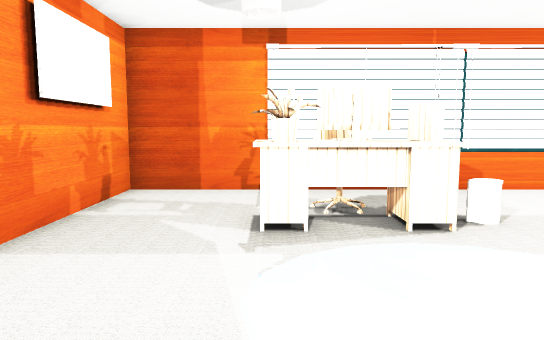
[1] (above)

19 first-person views from a walk through a Unity game level. The camera is 1.5 m above the floor, tilts 6° down and sees 70° across. The floor is counted in squares, 1 m on a side. Each view is taken from the middle of a square. On the plan, view 1 faces up. The plan holds only what a view shows up to about 17 squares ahead; the rest is blank. The place goes on beyond the plan. The player character is not drawn. Some animated figures are left out. Door leaves are left out, so doorways stand open. Some surface patterns are stand-ins.

[2]
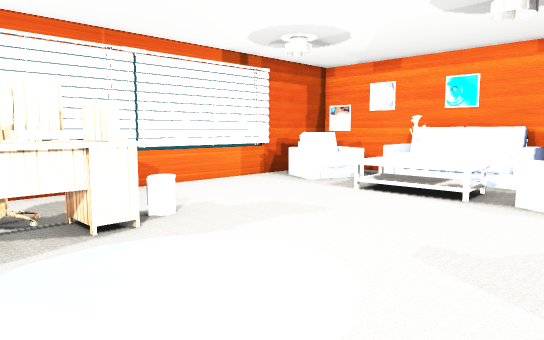

[3]
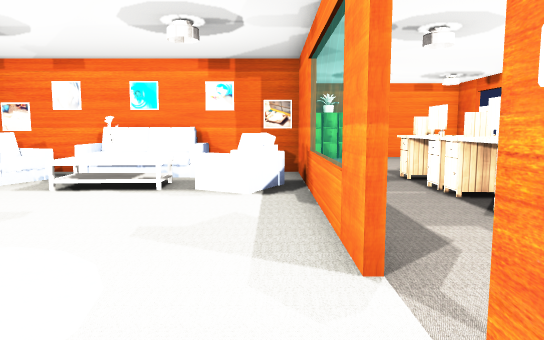

[4]
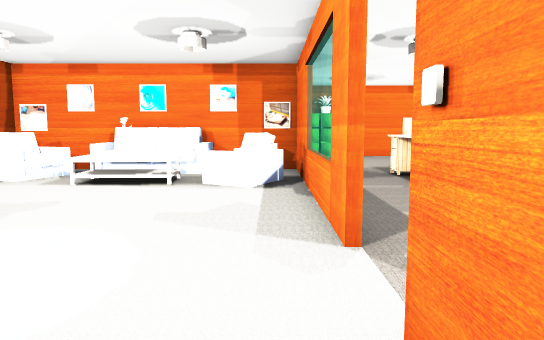

[5]
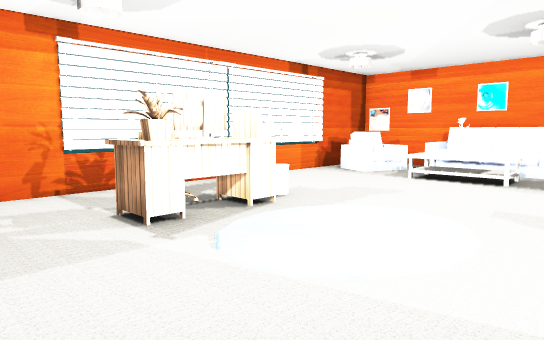

[6]
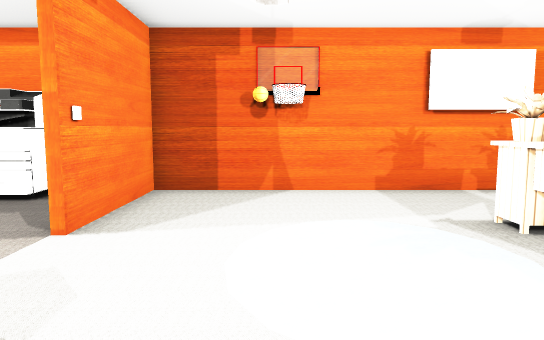

[7]
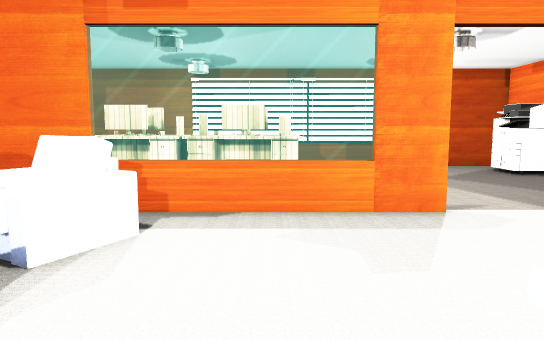

[8]
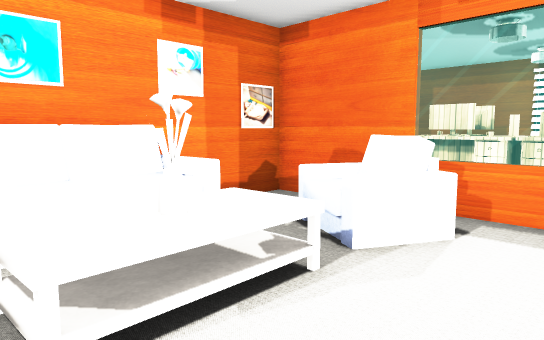

[9]
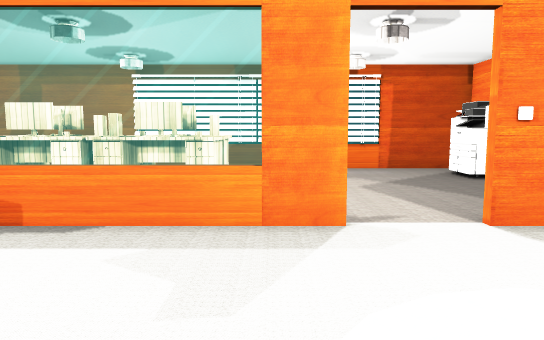

[10]
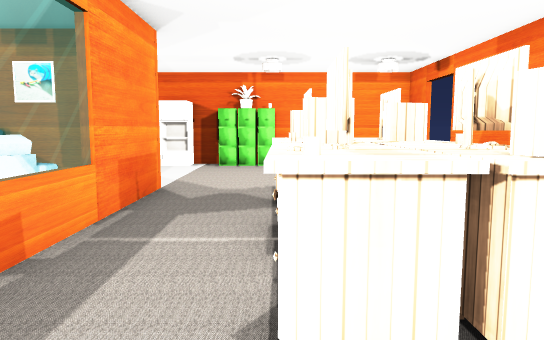

[11]
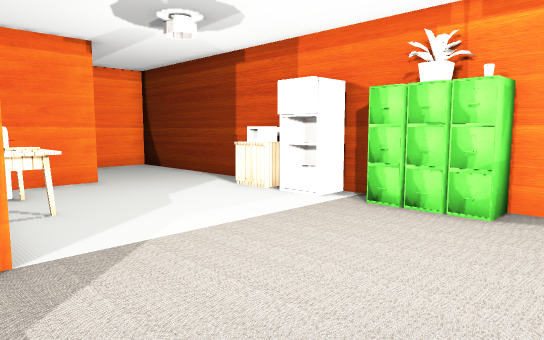

[12]
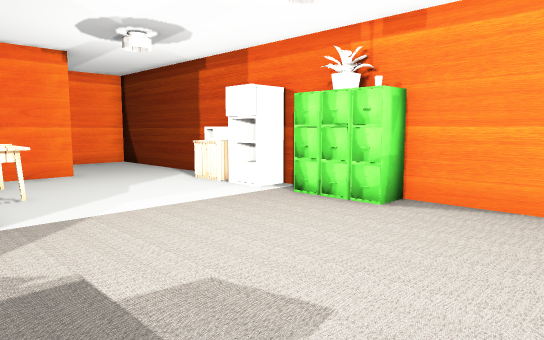

[13]
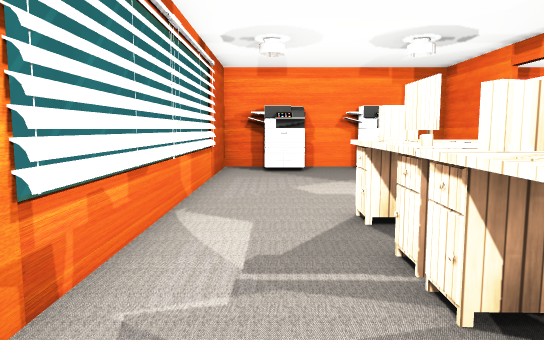

[14]
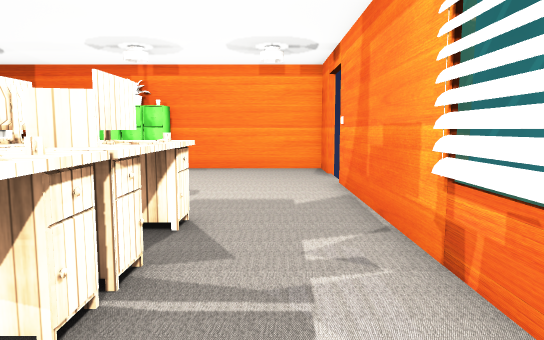

[15]
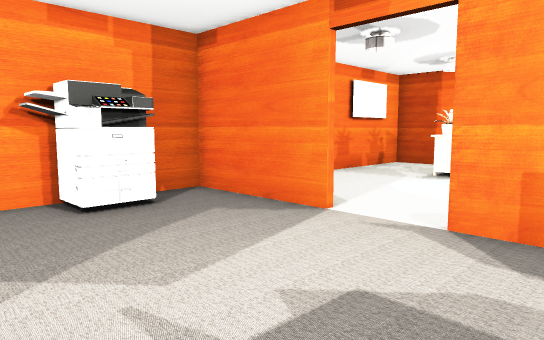

[16]
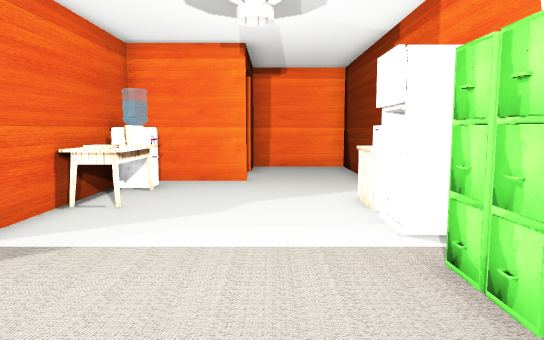

[17]
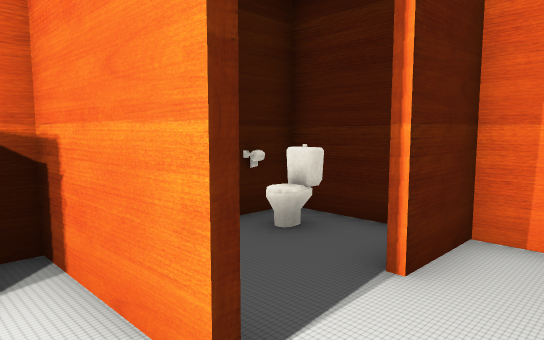

[18]
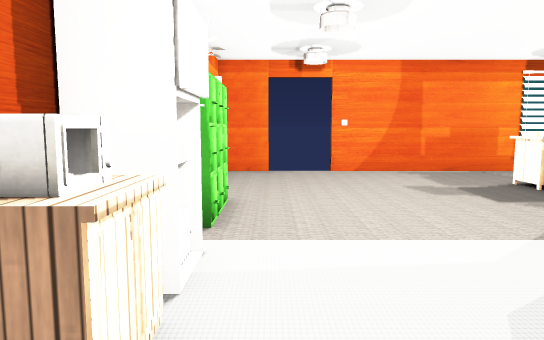

[19]
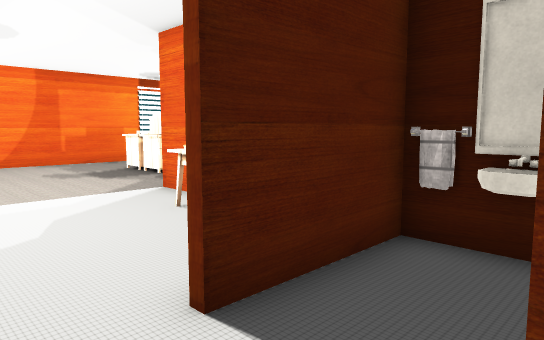

### Floor plan
Points are (right, up) in squares from view 1. A wall is a line through its corners. A room is listed if a view was taken in it or the views show most of it. See-through windows are left out.
Room 1 (views 1, 2, 3, 4, 5, 6, 7, 8, 9)
walls: (2.8, -0.9) (12.7, -0.9) (12.7, 1.6); (12.7, 3.4) (12.7, 9.6) (-3.5, 9.6) (-3.5, -0.9) (0.6, -0.9); (12.9, 5.5) (16.4, 5.5); (12.9, 6.6) (12.9, 3.4); (13, 6.3) (13, 5.8); (15, 9.6) (12.9, 9.6) (12.9, 8.2)
low walls: (8.5, 3.4) (8.4, 4.6)
ways out: open door at (1.5, -1) to room 2; open door at (16, 6.5) to room 2; gap at (3, 6)
objects: desk (0, 6) to (2, 8); armchair (8, 0) to (10, 2); armchair (9, 7) to (11, 9); sofa (11, 2) to (12, 6); toilet (14, 8) to (14, 9)
Room 2 (views 10, 11, 12, 13, 14, 15, 16, 17, 18, 19)
walls: (12.9, 1.5) (12.9, -1.1) (6.9, -1.1); (4.1, -1.1) (2.8, -1.1); (13.9, 4.6) (13.9, 3.8) (12.9, 3.8); (0.6, -1.1) (-3.5, -1.1) (-3.5, -2.6); (18, -9.9) (19.9, -9.9) (19.9, -0.6) (19, -0.6) (19, 0.6) (19.9, 0.6); (19.9, -0.4) (19.9, 9.6) (16.3, 9.6) (16.3, 7.6); (16.4, 5.3) (12.9, 5.3); (-3.5, -4.5) (-3.5, -6.8); (-3.5, -8.2) (-3.5, -9.9) (15.9, -9.9)
ways out: open door at (1.5, -1) to room 1; open door at (16, 6.5) to room 1; open door at (17, -10); open door at (19, 0)
objects: printer (-3, -8) to (-2, -7); printer (-3, -4) to (-2, -3); desk (5, -7) to (8, -6); desk (5, -5) to (8, -4); desk (8, -7) to (11, -6); desk (9, -5) to (11, -4); table (13, 1) to (14, 3); other object (19, -4) to (19, -2); other object (19, 1); microwave (19, 2)

Positions as (right, up) in squares from view 1, and headings:
1: (0, 0), facing up
2: (0, 0), facing up-right
3: (-1, 0), facing right
4: (-2, 0), facing right
5: (-3, 0), facing up-right
6: (6, 2), facing left
7: (6, 6), facing down
8: (6, 6), facing down-right
9: (4, 5), facing down
10: (3, -4), facing right
11: (12, -6), facing up-right
12: (12, -8), facing up-right
13: (12, -8), facing left
14: (5, -8), facing right
15: (5, -7), facing up-left
16: (17, -6), facing up
17: (18, 4), facing up-left
18: (18, 4), facing down
19: (18, 8), facing down-left
